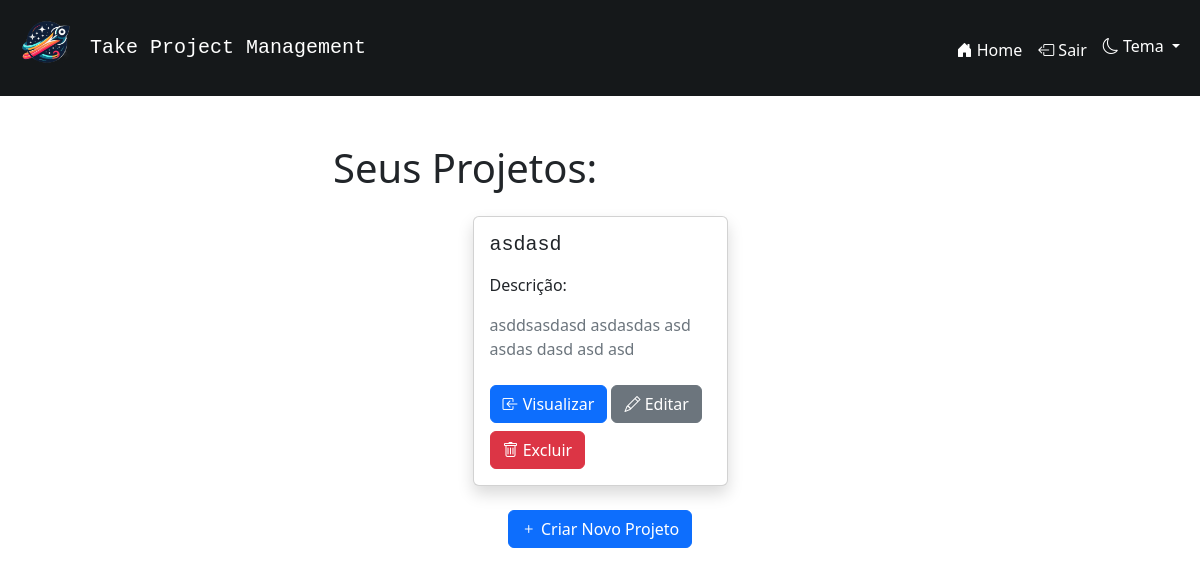
The page / (signed in) on the database as committed earlier.
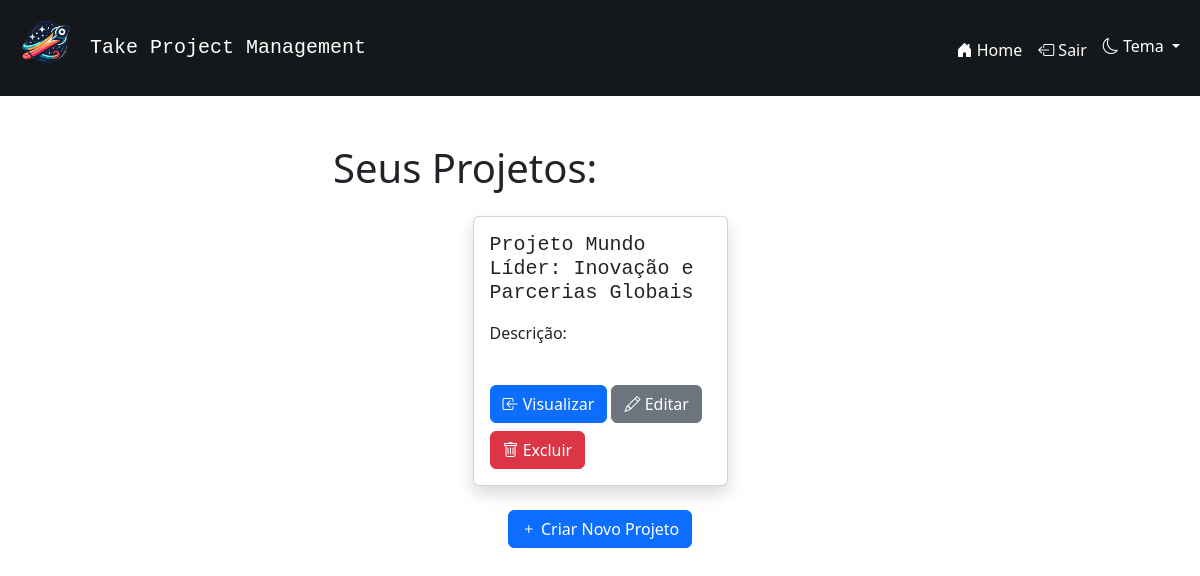
The same page on the database as committed later.
### app.py (models this page shows, shortened)
class Projeto(db.Model):
    __tablename__ = 'projeto'
    id = db.Column(db.Integer, primary_key=True)
    nome_projeto = db.Column(db.String(80), nullable=False)
    descricao_projeto = db.Column(db.String())
    usuario_id = db.Column(db.Integer, db.ForeignKey('usuario.id'), nullable=False)
    usuario = db.relationship('Usuario', backref=db.backref('projetos', lazy=True))
    tarefas = db.relationship('Tarefa', backref='projeto_rel', cascade="all, delete-orphan", lazy=True)

### app.py (the view)
@app.route('/')
def index():
    if 'tema' not in session:
        session['tema'] = 'light'
    if 'usuario_id' in session:
        projetos = Projeto.query.filter_by(usuario_id=session['usuario_id']).all()
        return render_template('index.html', projetos=projetos)
    return render_template('index.html')

### templates/index.html (shortened to what the changed rows need)
{% extends 'base.html' %}
{% block content %}
    {% if not 'usuario_id' in session %}
        <div class="container">
            <div class="row justify-content-center">
                <div class="col-md-4">
                    <div id="login-popup" class="shadow p-3 mb-5 bg-body-tertiary rounded">
                        <form method="POST" action="{{ url_for('entrar') }}" class="form-container">
                            <h2 class="font-monospace">Entrar</h2>
                            <hr>
                            <div class="form-group mt-1">
                                <label for="email" class="form-label">Email:</label>
                                <input type="email" name="email" id="email" class="form-control" required>
                            </div>
                            <div class="form-group mt-1">
                                <label for="senha" class="form-label">Senha:</label>
                                <input type="password" name="senha" id="senha" class="form-control" required>
                            </div>
                            <button type="submit" class="btn btn-primary mt-3">Entrar</button>
                        </form>
                    </div>
                </div>
                <div class="col-md-4">
                    <div id="register-popup" class="shadow p-3 mb-5 bg-body-tertiary rounded">
                        <form method="POST" action="{{ url_for('registrar') }}" class="form-container">
                            <h2 class="font-monospace">Registro</h2>
                            <hr>
                            <div class="form-group mt-1">
                                <label for="nome" class="form-label">Nome de usuário:</label>
                                <input type="text" name="nome" id="nome" class="form-control" required>
                            </div>
                            <div class="form-group mt-1">
                                <label for="email" class="form-label">Email:</label>
                                <input type="email" name="email" id="email" class="form-control" required>
                            </div>
                            <div class="form-group mt-1">
                                <label for="senha" class="form-label">Senha:</label>
                                <input type="password" name="senha" id="senha" class="form-control" required>
                            </div>
                            <button type="submit" class="btn btn-primary mt-3">Registrar</button>
                        </form>
                    </div>
                </div>
            </div>
        </div>
    {% else %}
        <div class="container">
            <div class="row justify-content-center">
                <div class="col-md-6">
                    <h1 class="mb-4">Seus Projetos: </h1>
                    <div class="row row-cols-1 row-cols-md-2 g-4 justify-content-center">
                        {% for projeto in projetos %}
                        <div class="col">
                            <div class="card shadow h-100">
                                <div class="card-body d-flex flex-column">
                                    <div class="d-flex justify-content-between align-items-center">
                                        <h5 class="card-title font-monospace">{{ projeto.nome_projeto }}</h5>
                                    </div>
                                    <p class="mt-2">Descrição:</p>
                                    <p class="card-text text-secondary" style="max-height: 150px; overflow-y: auto;">
                                        {% if projeto.descricao_projeto %}{{ projeto.descricao_projeto }}{% endif %}
                                    </p>
                                    <div class="mt-auto mx-auto">
                                        <a href="{{ url_for('projeto_especifico', projeto_id=projeto.id) }}" class="btn btn-primary mt-2"><i class="bi bi-box-arrow-in-left"></i> Visualizar</a>
                                        <button type="button" class="btn btn-secondary mt-2" data-bs-toggle="modal" data-bs-target="#modalEditarProjeto{{ projeto.id }}"><i class="bi bi-pencil"></i> Editar</button>
                                        <button type="button" class="btn btn-danger mt-2" data-bs-toggle="modal" data-bs-target="#modalExcluirProjeto{{ projeto.id }}"><i class="bi bi-trash"></i> Excluir</button>
                                    </div>
                                </div>
                            </div>
                        </div>
                        {% endfor %}
                    </div>
                </div>
            </div>
        </div>
    {% endif %}
{% endblock %}

Rows that differ between the two databases and show on the page:
removed Projeto: nome_projeto "asdasd", descricao_projeto "asddsasdasd asdasdas asd asdas dasd asd asd"
added Projeto: nome_projeto "Projeto Mundo Líder: Inovação e Parcerias Globais"
